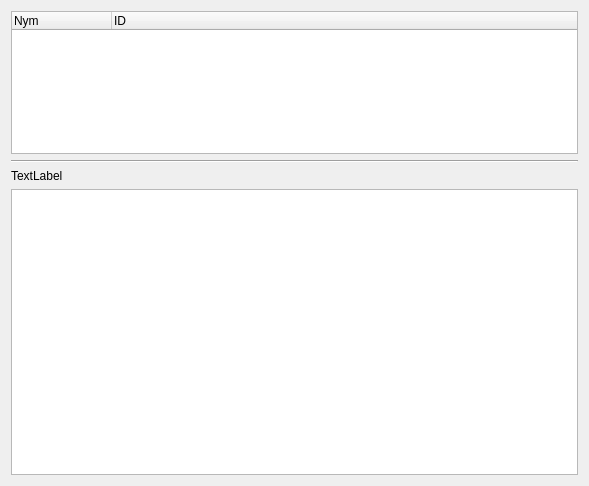
<?xml version="1.0" encoding="UTF-8"?>
<ui version="4.0">
 <class>MTCredentials</class>
 <widget class="QWidget" name="MTCredentials">
  <property name="geometry">
   <rect>
    <x>0</x>
    <y>0</y>
    <width>589</width>
    <height>486</height>
   </rect>
  </property>
  <property name="windowTitle">
   <string>Form</string>
  </property>
  <layout class="QVBoxLayout" name="verticalLayout" stretch="3,0,0,6">
   <item>
    <widget class="QTreeWidget" name="treeWidget">
     <column>
      <property name="text">
       <string>Nym</string>
      </property>
     </column>
     <column>
      <property name="text">
       <string>ID</string>
      </property>
     </column>
    </widget>
   </item>
   <item>
    <widget class="Line" name="line">
     <property name="orientation">
      <enum>Qt::Horizontal</enum>
     </property>
    </widget>
   </item>
   <item>
    <widget class="QLabel" name="label">
     <property name="text">
      <string>TextLabel</string>
     </property>
    </widget>
   </item>
   <item>
    <widget class="QPlainTextEdit" name="plainTextEdit">
     <property name="readOnly">
      <bool>true</bool>
     </property>
    </widget>
   </item>
  </layout>
 </widget>
 <resources/>
 <connections/>
</ui>
